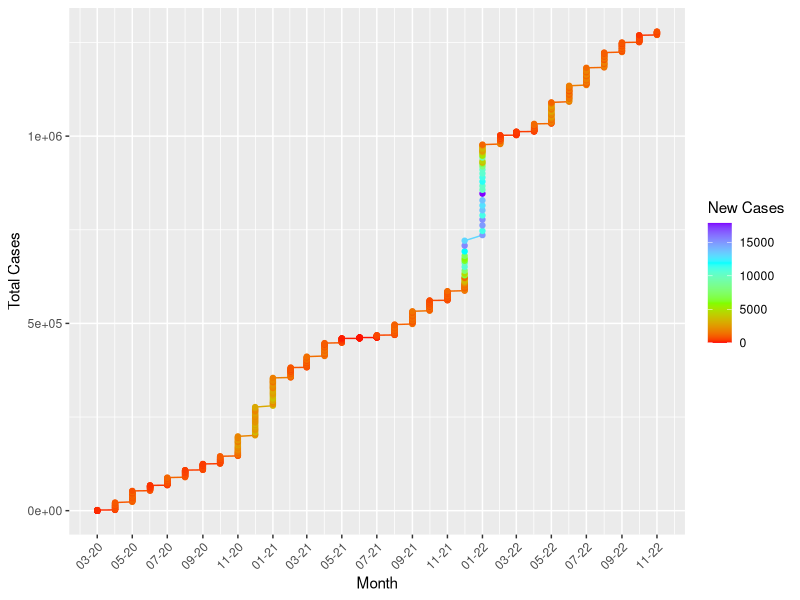
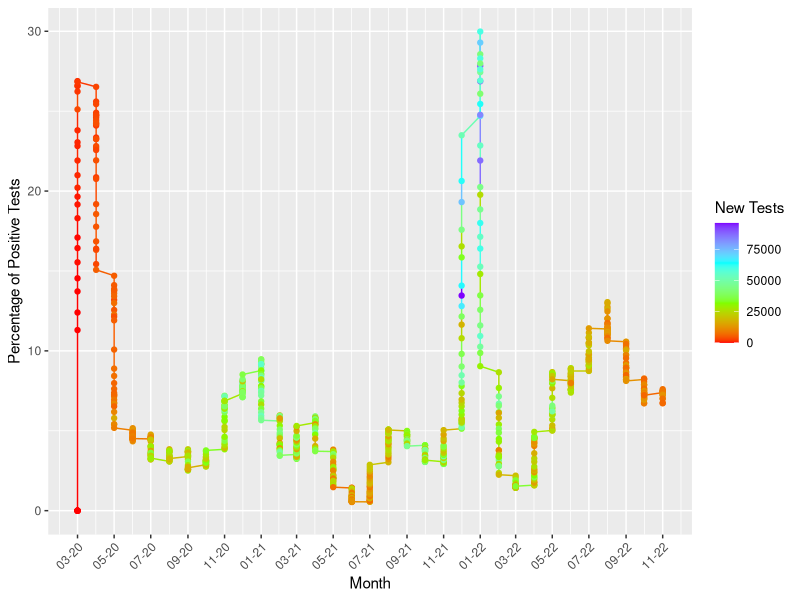
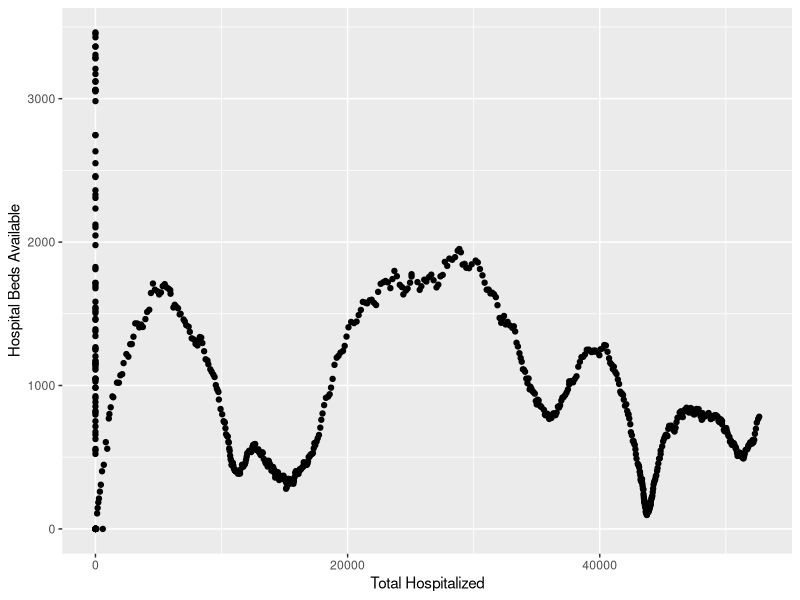
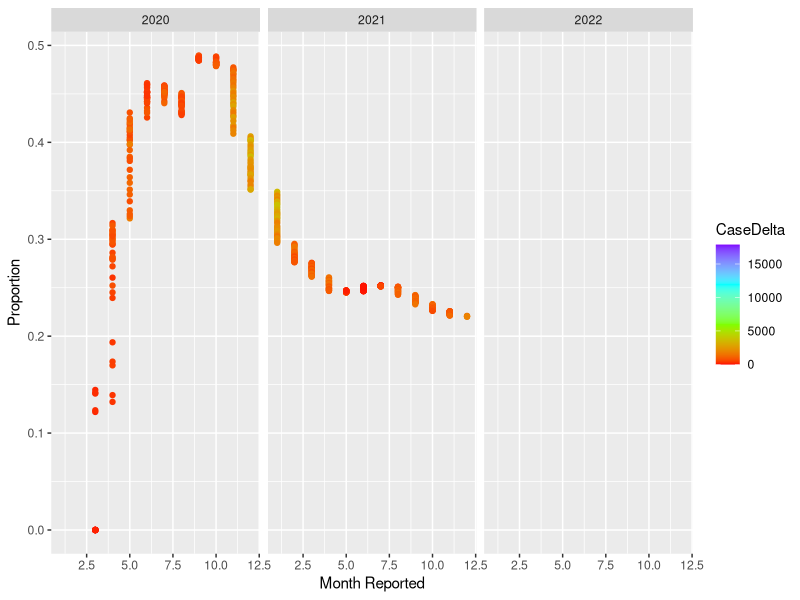
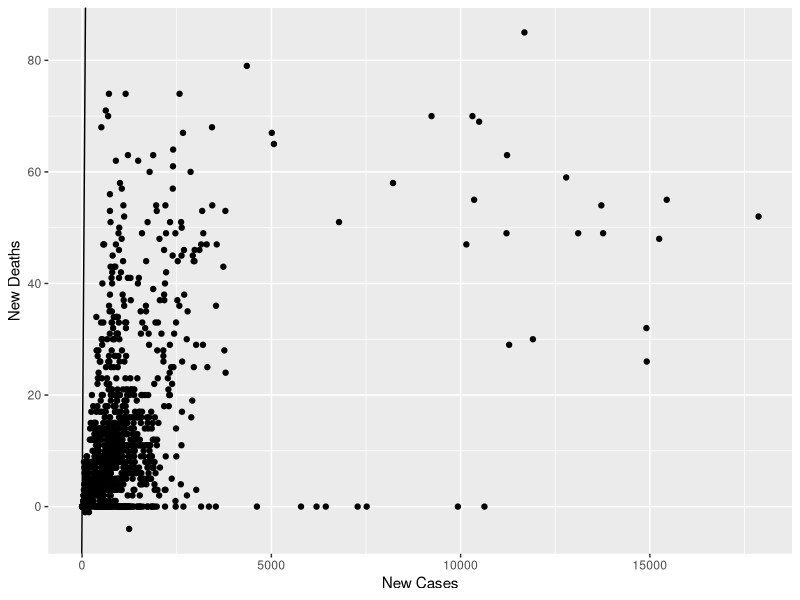

R code for these plots, in order:
## ---- chunk 1
knitr::opts_chunk$set(echo = TRUE)
## ---- chunk 2

library(data.table)
df <- fread('MD_COVID-19_-_MASTER_Case_Tracker.csv')
show(df)
## ---- chunk 3
library(tidyverse)
library(lubridate)
library(dplyr)
## ---- chunk 4


df1 <- df %>% dplyr::mutate(year = year(as.Date(df$ReportDate,format="%m/%d/%Y")),
                 month = lubridate::month(as.Date(df$ReportDate,format="%m/%d/%Y")),
                 day = lubridate::day(as.Date(df$ReportDate,format="%m/%d/%Y")),
                 date = my(format(as.Date(df$ReportDate,format = "%m/%d/%Y"),"%m/%y")))
## ---- chunk 5
ggplot(data=df1, aes(x=df1$date, y=df1$TotalCases, color= df1$CaseDelta)) +
  labs(x = "Month", y = "Total Cases", color = "New Cases") +
  scale_colour_gradientn(colors=rainbow(4)) +
  geom_line()+
  geom_point() +
  scale_x_date(date_labels = "%m-%y",
               date_breaks = "2 month") +
  theme(axis.text.x = element_text(angle = 45, hjust=1))
## ---- chunk 6
ggplot(data=df1, aes(x=df1$date, y=df1$PosTestPercent, color = df1$TestsDelta)) +
  geom_line() +
  labs(color = "New Tests", x = "Month", y = "Percentage of Positive Tests") +
  scale_colour_gradientn(colors=rainbow(4)) +
  geom_point() +
  scale_x_date(date_labels = "%m-%y",
               date_breaks = "2 month") +
  theme(axis.text.x = element_text(angle = 45, hjust=1))
## ---- chunk 7
ggplot(data=df1, aes(x=df1$total_hospitalized, y=df1$bedsTotal)) +
  xlab("Total Hospitalized") +
  ylab("Hospital Beds Available") +
  geom_point()
## ---- chunk 8
proportion = df1$total_released / df1$total_hospitalized
ggplot(data=df1, aes(x=df1$month, y=proportion, color=CaseDelta)) +
  facet_grid(. ~df1$year)+
  scale_colour_gradientn(colors=rainbow(4)) +
  xlab("Month Reported") +
  ylab("Proportion") +
  geom_point()

## ---- chunk 9
df1[is.na(df1)] = 0
ggplot(data=df1, aes(y=df1$deathsDelta, x=df1$CaseDelta)) +
  ylab("New Deaths") +
  xlab("New Cases") +
  geom_abline()+  
  geom_point()
